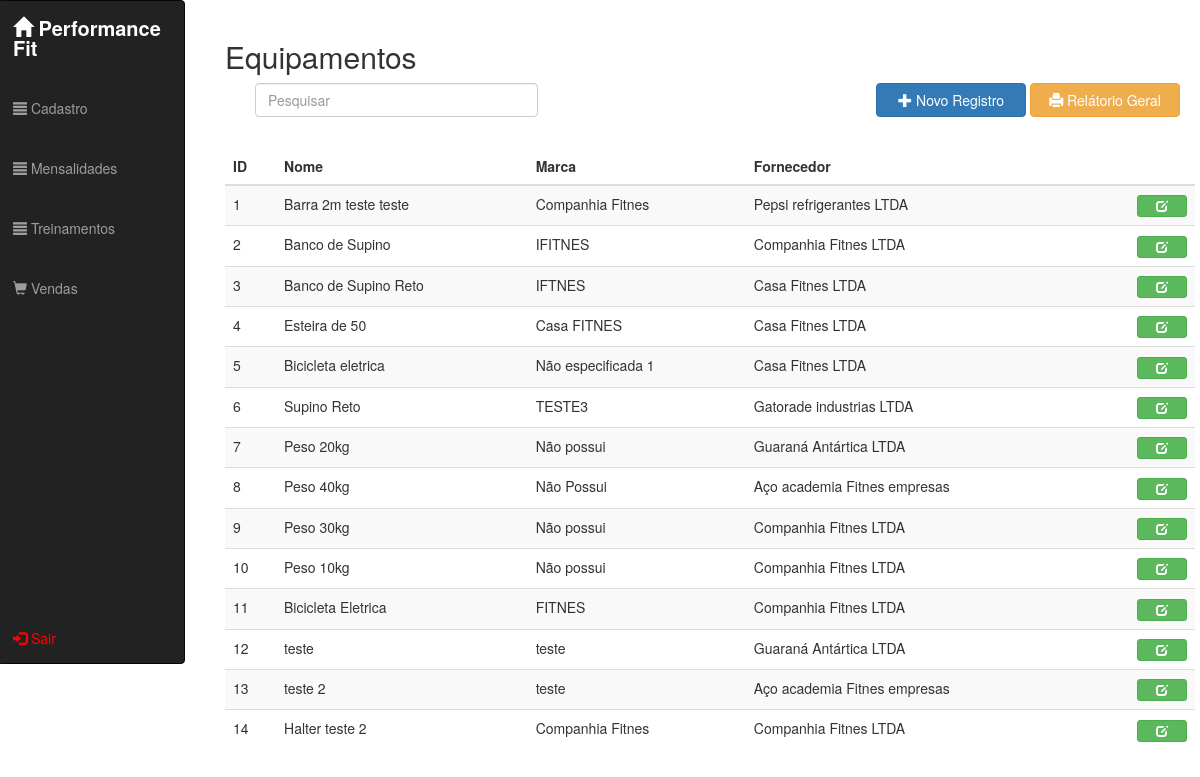
The page /view.equipamento (signed in) on the database its author committed.
### tables this page shows
CREATE TABLE `equipamentos` (
  `idequipamentos` int(11) NOT NULL,
  `idfornecedores` int(11) NOT NULL,
  `nome_equip` varchar(45) DEFAULT NULL,
  `data_equip_entr` date DEFAULT NULL,
  `data_equip_saida` date DEFAULT NULL,
  `preco_equip_entr` decimal(8,2) DEFAULT NULL,
  `marca_equip` varchar(45) DEFAULT NULL,
  `funcionalidade_equip` varchar(145) DEFAULT NULL,
  `data_manutencao_equip` date DEFAULT NULL
);

CREATE TABLE `fornecedores` (
  `idfornecedores` int(11) NOT NULL,
  `idendereco_forn` int(11) DEFAULT NULL,
  `nome_forn` varchar(45) NOT NULL,
  `cnpj_cpf_forn` varchar(15) NOT NULL,
  `nome_fantasia_forn` varchar(45) DEFAULT NULL,
  `email_forn` varchar(100) NOT NULL,
  `telefone_forn` varchar(16) NOT NULL
);

### _app/Conn/Conn.class.php (called while the page is built, shortened)
<?php
class Conn {
    private static $Host = SIS_DB_HOST;
    private static $User = SIS_DB_USER;
    private static $Pass = SIS_DB_PASS;
    private static $Dbsa = SIS_DB_DBSA;
    private static $Connect = null;
    private static function Conectar() {
        try {
            if (self::$Connect == null):
                $dsn = 'mysql:host=' . self::$Host . ';dbname=' . self::$Dbsa;
                $options = [ PDO::MYSQL_ATTR_INIT_COMMAND => 'SET NAMES UTF8'];
                self::$Connect = new PDO($dsn, self::$User, self::$Pass, $options);
                self::$Connect->setAttribute(PDO::ATTR_ERRMODE, PDO::ERRMODE_EXCEPTION);
            endif;
        } catch (PDOException $e) {
            PHPErro($e->getCode(), $e->getMessage(), $e->getFile(), $e->getLine());
            die;
        }
        return self::$Connect;
    }
    public static function getConn() {
        return self::Conectar();
    }
}

### _app/Conn/Read.class.php (called while the page is built, shortened)
<?php
class Read {
    private $Select;
    private $Result;
    private $Read;
    private $Conn;
    public function __construct() {
        $this->Conn = Conn::getConn();
    }
    public function ExeRead($Tabela, $Termos = null, $ParseString = null) {
        $this->Select = "SELECT * FROM {$Tabela} {$Termos}";
    }
    public function getResult() {
        return $this->Result;
    }
    public function FullRead($Query, $ParseString = null) {
        $this->Select = (string) $Query;
        $this->Execute();
    }
    private function Connect() {
        $this->Read = $this->Conn->prepare($this->Select);
        $this->Read->setFetchMode(PDO::FETCH_ASSOC);
    }
    private function Execute() {
        $this->Connect();
        try {
            $this->Read->execute();
            $this->Result = $this->Read->fetchAll();
        } catch (PDOException $e) {
            $this->Result = null;
            Erro("<b>Erro ao Ler:</b> {$e->getMessage()}", $e->getCode());
        }
    }
}

### Views/view.equipamento.php (the view, shortened to what this page needs)
<?php require REQUIRE_PATH . '/menu.php'; ?>
<div class="col-md-10 modals">
    <br>
    <h2>Equipamentos</h2>
    <div>
        <div class="col-md-12" align="right">
            <form action="" method="POST">
                <div class="form-group col-md-4">
                    <input type="text" placeholder="Pesquisar" class="form-control pesquisar pesquisar-equipamento">
                </div>
            </form>
            <button class="btn btn-primary open-modal-create"><i class="glyphicon glyphicon-plus"></i> Novo Registro</button>
            <a class="relatorio-geral" href="http://localhost/academia/Views/view.equipamento.relatorio.php" target="_blank"><button class="btn btn-warning"><i class="glyphicon glyphicon-print"></i> Relátorio Geral</button></a>
        </div>
        <div class="form-group col-md-12 mensagens-retorno">
        </div>
        <table class="table table-striped modal-table">
            <thead>
                <tr>
                    <th>ID</th>
                    <th>Nome</th>
                    <th>Marca</th>
                    <th>Fornecedor</th>
                    <th></th>
                </tr>
            </thead>
            <tbody class="j-result-equipamentos">
                <?php
                $ReadEquipamento = new Read;
                $ReadEquipamento->FullRead("SELECT equipamentos.idequipamentos, equipamentos.nome_equip, equipamentos.marca_equip, fornecedores.nome_forn "
                        . "FROM equipamentos "
                        . "INNER JOIN fornecedores ON equipamentos.idfornecedores = fornecedores.idfornecedores "
                        . "ORDER BY equipamentos.idequipamentos");
                foreach ($ReadEquipamento->getResult() as $e):
                    extract($e);
                    echo
                    "<tr id='{$idequipamentos}'>" .
                    "<td>{$idequipamentos}</td>" .
                    "<td>{$nome_equip}</td>" .
                    "<td>{$marca_equip}</td>" .
                    "<td>{$nome_forn}</td>" .
                    "<td align='right'>" .
                    "<button class='btn btn-success btn-xs open-modal-update j-open-modal-update-equipamento' idequipamentos={$idequipamentos}><i class='glyphicon glyphicon-edit'></i></button> " .
                    "</td>" .
                    "</tr>";
                endforeach;
                ?>
            </tbody>
        </table>
    </div>
</div>

### Views/css/style.css (style rules this page uses)
.btn-success { width: 150px; }
.btn-warning { width: 150px; }
.btn-primary { width: 150px; }
.open-modal-update { width: 50px; }
.modals { margin-left: 210px; }

### rows shown on the page
equipamentos: idequipamentos "1", nome_equip "Barra 2m teste teste", marca_equip "Companhia Fitnes", idfornecedores.nome_forn "Pepsi refrigerantes LTDA"
equipamentos: idequipamentos "2", nome_equip "Banco de Supino", marca_equip "IFITNES", idfornecedores.nome_forn "Companhia Fitnes LTDA"
equipamentos: idequipamentos "3", nome_equip "Banco de Supino Reto", marca_equip "IFTNES", idfornecedores.nome_forn "Casa Fitnes LTDA"
equipamentos: idequipamentos "4", nome_equip "Esteira de 50", marca_equip "Casa FITNES", idfornecedores.nome_forn "Casa Fitnes LTDA"
equipamentos: idequipamentos "5", nome_equip "Bicicleta eletrica", marca_equip "Não especificada 1", idfornecedores.nome_forn "Casa Fitnes LTDA"
equipamentos: idequipamentos "6", nome_equip "Supino Reto", marca_equip "TESTE3", idfornecedores.nome_forn "Gatorade industrias LTDA"
equipamentos: idequipamentos "7", nome_equip "Peso 20kg", marca_equip "Não possui", idfornecedores.nome_forn "Guaraná Antártica LTDA"
equipamentos: idequipamentos "8", nome_equip "Peso 40kg", marca_equip "Não Possui", idfornecedores.nome_forn "Aço academia Fitnes empresas"
equipamentos: idequipamentos "9", nome_equip "Peso 30kg", marca_equip "Não possui", idfornecedores.nome_forn "Companhia Fitnes LTDA"
equipamentos: idequipamentos "10", nome_equip "Peso 10kg", marca_equip "Não possui", idfornecedores.nome_forn "Companhia Fitnes LTDA"
equipamentos: idequipamentos "11", nome_equip "Bicicleta Eletrica", marca_equip "FITNES", idfornecedores.nome_forn "Companhia Fitnes LTDA"
equipamentos: idequipamentos "12", nome_equip "teste", marca_equip "teste", idfornecedores.nome_forn "Guaraná Antártica LTDA"
equipamentos: idequipamentos "13", nome_equip "teste 2", marca_equip "teste", idfornecedores.nome_forn "Aço academia Fitnes empresas"
equipamentos: idequipamentos "14", nome_equip "Halter teste 2", marca_equip "Companhia Fitnes", idfornecedores.nome_forn "Companhia Fitnes LTDA"
